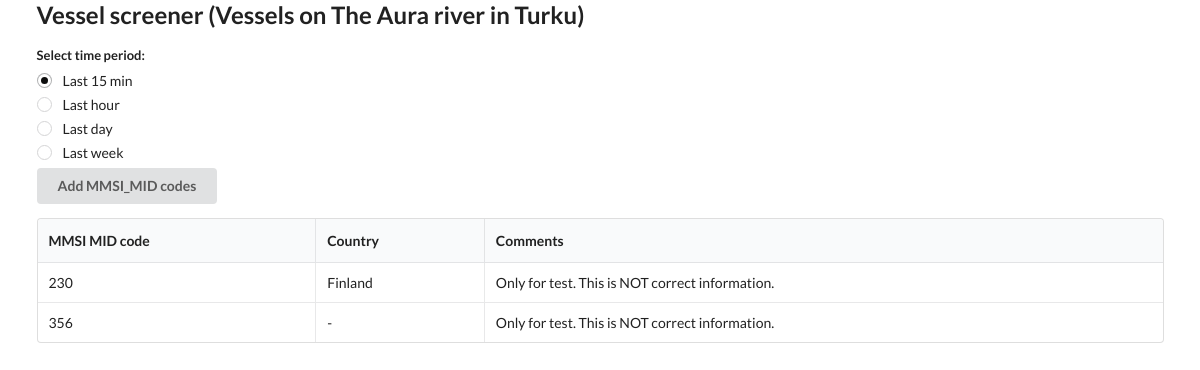
Before: / with the older database file.
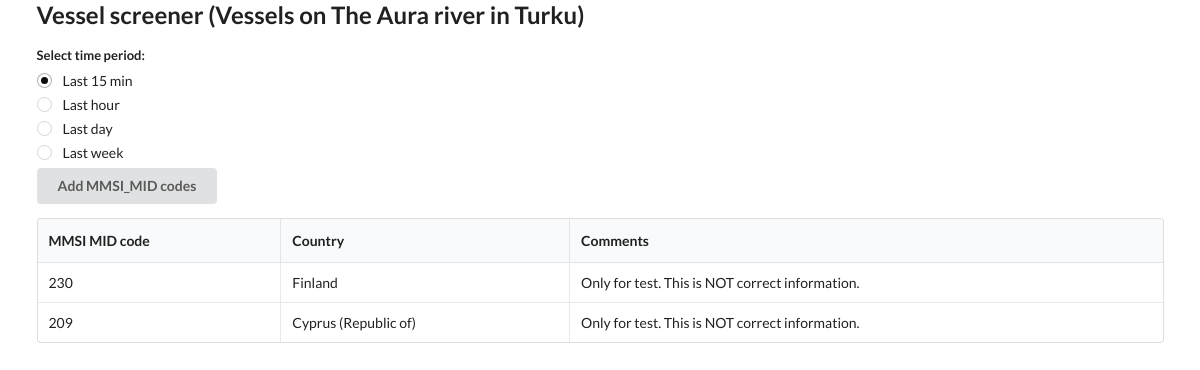
After: the same page with the newer database file.
### models.py (models this page shows)
class Country(Base):
	__tablename__ = "country"
	id = Column(Integer, primary_key=True, index=True)
	mmsi_mid = Column(Integer, unique=True, index=True)
	country = Column(String)
	comment = Column(String)

### main.py (the view)
@app.get("/")
def home(request: Request, db: Session = Depends(get_db)):
    country = db.query(Country).all()
    return templates.TemplateResponse("home.html",
    {
        "request": request,
        "country": country
    })

### templates/home.html (shortened to what this page needs)
{%extends "layout.html" %}
{% block content %}
<div class="ui form">
	<div class="grouped fields">
		<label>Select time period:</label>
	  	<div class="field">
			<div class="ui radio checkbox">
		 		 <label>Last 15 min</label>
			</div>
		</div>
	  	<div class="field">
			<div class="ui radio checkbox">
				<label>Last hour</label>
			</div>
		</div>
		<div class="field">
			<div class="ui radio checkbox">
				<label>Last day</label>
			</div>
		</div>
		<div class="field">
			<div class="ui radio checkbox">
				<label>Last week</label>
			</div>
		</div>
	</div>
</div>
<div>
	<button id="add_mmsi_mid" class="ui button">
		Add MMSI_MID codes
	</button>
</div>
<table class="ui celled table">
	<thead>
	  <tr><th>MMSI MID code</th>
	  <th>Country</th>
	  <th>Comments</th>
	</tr></thead>
	<tbody>
		{% for c in country %}
		<tr>
			<td>{{ c.mmsi_mid }}</td>
			<td>{{ c.country }}</td>
			<td>{{ c.comment }}</td>
		</tr>
		{% endfor %}
	</tbody>
</table>
  {% endblock %}

### templates/layout.html (shortened to what this page needs)
<html>
	<head>
		<link rel="stylesheet" href="https://cdn.jsdelivr.net/npm/semantic-ui@2.4.2/dist/semantic.min.css">
		<link rel="stylesheet" href="https://cdnjs.cloudflare.com/ajax/libs/jquery-modal/0.9.1/jquery.modal.min.css"/>
	</head>
	<body>
		<div class="ui container">
			<h2>Vessel screener (Vessels on The Aura river in Turku)</h2>
			{% block content %}
			{% endblock %}
		</div>
	</body>
</html>

Changed rows visible on the page:
removed Country: mmsi_mid "356", country "-", comment "Only for test. This is NOT correct information."
added Country: mmsi_mid "209", country "Cyprus (Republic of)", comment "Only for test. This is NOT correct information."
